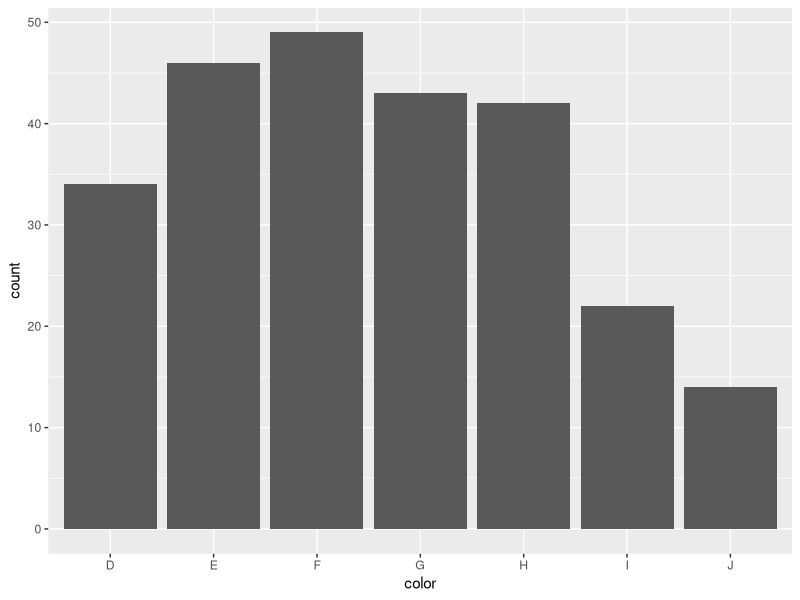
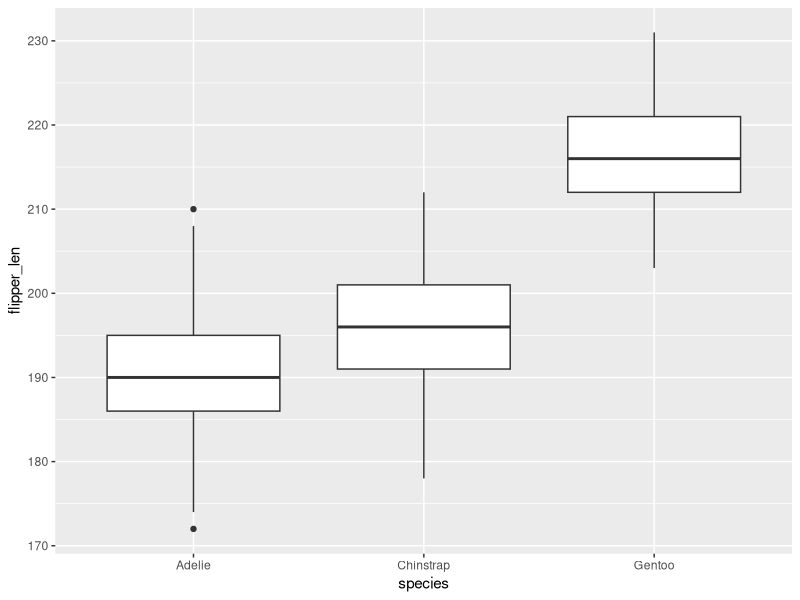
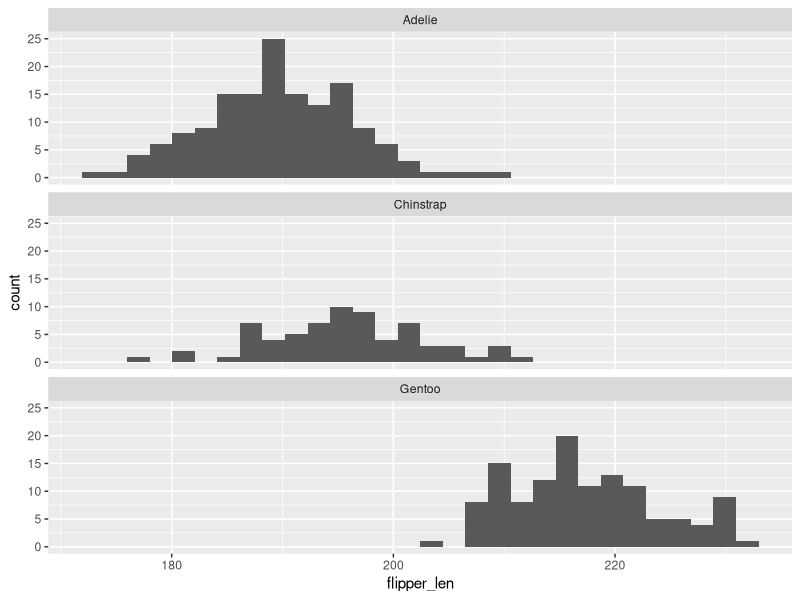

Write R code to recreate these figures, in order.
## ---- chunk 1
#| label: setup
#| message: false
library(tidyverse)
## ---- chunk 2
set.seed(0) #we have the same sample going forward
diamond_sample<- diamonds %>% 
  slice_sample(n = 250)
## ---- chunk 3
ggplot(diamond_sample, aes(x = color))+
  geom_bar()
## ---- chunk 4
t<- table(diamond_sample$color)
t

p_null <- rep(1/7, times = 7)
p_null # null hypothesis values
## ---- chunk 5
chisq.test(t, p = p_null)
## ---- chunk 6
penguins <- penguins %>% 
  glimpse()

ggplot(penguins, aes(x = species, y = flipper_len))+
         geom_boxplot()
## ---- chunk 7
ggplot(penguins, aes(x = flipper_len))+
  geom_histogram()+
  facet_wrap(~species, ncol = 1)
## ---- chunk 8
penguins %>% 
  group_by(species) %>% 
  summarize(var(flipper_len, na.rm = TRUE))
## ---- chunk 9
model<- aov(flipper_len ~ species, data = penguins)
summary(model)
## ---- chunk 10
TukeyHSD(model)
